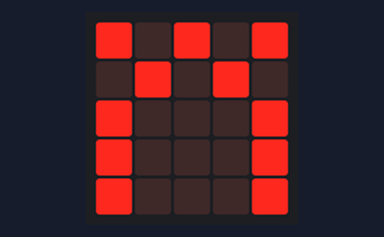
A program run on a simulated BBC micro:bit (MakeCode). Parts: the board's 5×5 LED display.

Above: at 0.06 s.
At 0.42 s:
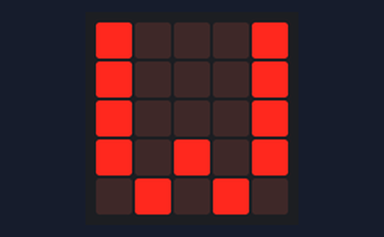
At 0.9 s:
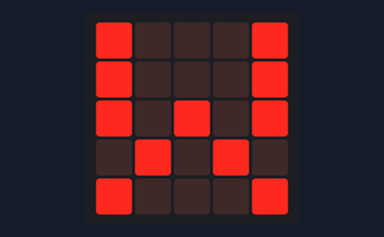

Measured:
- by itself, everything shown: repeats every 0.60 s, in 5 steps

The program:

main.ts
```typescript
let list = [
[
1,
0,
1,
0,
1
],
[
0,
1,
0,
1,
0
],
[
1,
0,
0,
0,
1
],
[
1,
0,
0,
0,
1
],
[
1,
0,
0,
0,
1
]
]
for (let Y = 0; Y <= 4; Y++) {
    for (let X = 0; X <= 4; X++) {
        if (list[Y][X] == 1) {
            led.plot(X, Y)
        } else {
            led.unplot(X, Y)
        }
    }
}
basic.forever(function () {
    for (let Y = 0; Y <= 4; Y++) {
        for (let X = 0; X <= 4; X++) {
            if (list[Y][X] == 1) {
                led.plot(X, Y)
            } else {
                led.unplot(X, Y)
            }
        }
    }
    list.unshift(list.pop())
    basic.pause(100)
})
```

test.ts
```typescript
// 在這裡測試；當此封包作為擴充功能時，將不會編譯此內容。
```
